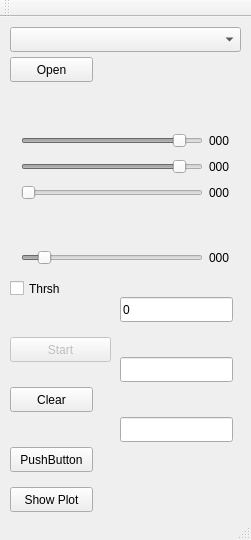
<?xml version="1.0" encoding="UTF-8"?>
<ui version="4.0">
 <class>MainWindow</class>
 <widget class="QMainWindow" name="MainWindow">
  <property name="geometry">
   <rect>
    <x>0</x>
    <y>0</y>
    <width>251</width>
    <height>540</height>
   </rect>
  </property>
  <property name="windowTitle">
   <string>MainWindow</string>
  </property>
  <widget class="QWidget" name="centralWidget">
   <widget class="QPushButton" name="pushButton">
    <property name="enabled">
     <bool>false</bool>
    </property>
    <property name="geometry">
     <rect>
      <x>10</x>
      <y>320</y>
      <width>101</width>
      <height>25</height>
     </rect>
    </property>
    <property name="text">
     <string>Start</string>
    </property>
   </widget>
   <widget class="QLineEdit" name="lineEdit">
    <property name="geometry">
     <rect>
      <x>120</x>
      <y>280</y>
      <width>113</width>
      <height>25</height>
     </rect>
    </property>
    <property name="text">
     <string>0</string>
    </property>
    <property name="readOnly">
     <bool>true</bool>
    </property>
   </widget>
   <widget class="QLineEdit" name="lineEdit2">
    <property name="geometry">
     <rect>
      <x>120</x>
      <y>340</y>
      <width>113</width>
      <height>25</height>
     </rect>
    </property>
   </widget>
   <widget class="QPushButton" name="pushButton_2">
    <property name="geometry">
     <rect>
      <x>10</x>
      <y>370</y>
      <width>83</width>
      <height>25</height>
     </rect>
    </property>
    <property name="text">
     <string>Clear</string>
    </property>
   </widget>
   <widget class="QWidget" name="gridLayoutWidget">
    <property name="geometry">
     <rect>
      <x>10</x>
      <y>100</y>
      <width>231</width>
      <height>101</height>
     </rect>
    </property>
    <layout class="QGridLayout" name="gridLayout">
     <item row="1" column="0">
      <widget class="QSlider" name="horizontalSlider_2">
       <property name="enabled">
        <bool>false</bool>
       </property>
       <property name="maximum">
        <number>255</number>
       </property>
       <property name="value">
        <number>230</number>
       </property>
       <property name="orientation">
        <enum>Qt::Horizontal</enum>
       </property>
      </widget>
     </item>
     <item row="0" column="0">
      <widget class="QSlider" name="horizontalSlider">
       <property name="enabled">
        <bool>false</bool>
       </property>
       <property name="maximum">
        <number>255</number>
       </property>
       <property name="value">
        <number>230</number>
       </property>
       <property name="orientation">
        <enum>Qt::Horizontal</enum>
       </property>
      </widget>
     </item>
     <item row="2" column="0">
      <widget class="QSlider" name="horizontalSlider_3">
       <property name="enabled">
        <bool>false</bool>
       </property>
       <property name="maximum">
        <number>255</number>
       </property>
       <property name="orientation">
        <enum>Qt::Horizontal</enum>
       </property>
      </widget>
     </item>
     <item row="2" column="1">
      <widget class="QLabel" name="label3">
       <property name="text">
        <string>000</string>
       </property>
      </widget>
     </item>
     <item row="1" column="1">
      <widget class="QLabel" name="label2">
       <property name="text">
        <string>000</string>
       </property>
      </widget>
     </item>
     <item row="0" column="1">
      <widget class="QLabel" name="label1">
       <property name="text">
        <string>000</string>
       </property>
      </widget>
     </item>
    </layout>
   </widget>
   <widget class="QWidget" name="gridLayoutWidget_2">
    <property name="geometry">
     <rect>
      <x>10</x>
      <y>220</y>
      <width>231</width>
      <height>41</height>
     </rect>
    </property>
    <layout class="QGridLayout" name="gridLayout_2">
     <item row="0" column="0">
      <widget class="QSlider" name="horizontalSlider_4">
       <property name="enabled">
        <bool>false</bool>
       </property>
       <property name="maximum">
        <number>255</number>
       </property>
       <property name="value">
        <number>25</number>
       </property>
       <property name="orientation">
        <enum>Qt::Horizontal</enum>
       </property>
       <property name="tickPosition">
        <enum>QSlider::NoTicks</enum>
       </property>
       <property name="tickInterval">
        <number>0</number>
       </property>
      </widget>
     </item>
     <item row="0" column="1">
      <widget class="QLabel" name="label4">
       <property name="text">
        <string>000</string>
       </property>
      </widget>
     </item>
    </layout>
   </widget>
   <widget class="QComboBox" name="comboBox">
    <property name="geometry">
     <rect>
      <x>10</x>
      <y>10</y>
      <width>231</width>
      <height>25</height>
     </rect>
    </property>
   </widget>
   <widget class="QPushButton" name="openButton">
    <property name="geometry">
     <rect>
      <x>10</x>
      <y>40</y>
      <width>83</width>
      <height>25</height>
     </rect>
    </property>
    <property name="text">
     <string>Open</string>
    </property>
   </widget>
   <widget class="QCheckBox" name="checkBox">
    <property name="geometry">
     <rect>
      <x>10</x>
      <y>260</y>
      <width>61</width>
      <height>23</height>
     </rect>
    </property>
    <property name="text">
     <string>Thrsh</string>
    </property>
   </widget>
   <widget class="QPushButton" name="pushButton_3">
    <property name="geometry">
     <rect>
      <x>10</x>
      <y>470</y>
      <width>83</width>
      <height>25</height>
     </rect>
    </property>
    <property name="text">
     <string>Show Plot</string>
    </property>
   </widget>
   <widget class="QPushButton" name="pushButton_4">
    <property name="geometry">
     <rect>
      <x>10</x>
      <y>430</y>
      <width>83</width>
      <height>25</height>
     </rect>
    </property>
    <property name="text">
     <string>PushButton</string>
    </property>
   </widget>
   <widget class="QLineEdit" name="lineEdit3">
    <property name="geometry">
     <rect>
      <x>120</x>
      <y>400</y>
      <width>113</width>
      <height>25</height>
     </rect>
    </property>
   </widget>
  </widget>
  <widget class="QToolBar" name="mainToolBar">
   <attribute name="toolBarArea">
    <enum>TopToolBarArea</enum>
   </attribute>
   <attribute name="toolBarBreak">
    <bool>false</bool>
   </attribute>
  </widget>
  <widget class="QStatusBar" name="statusBar"/>
 </widget>
 <layoutdefault spacing="6" margin="11"/>
 <resources/>
 <connections/>
</ui>
